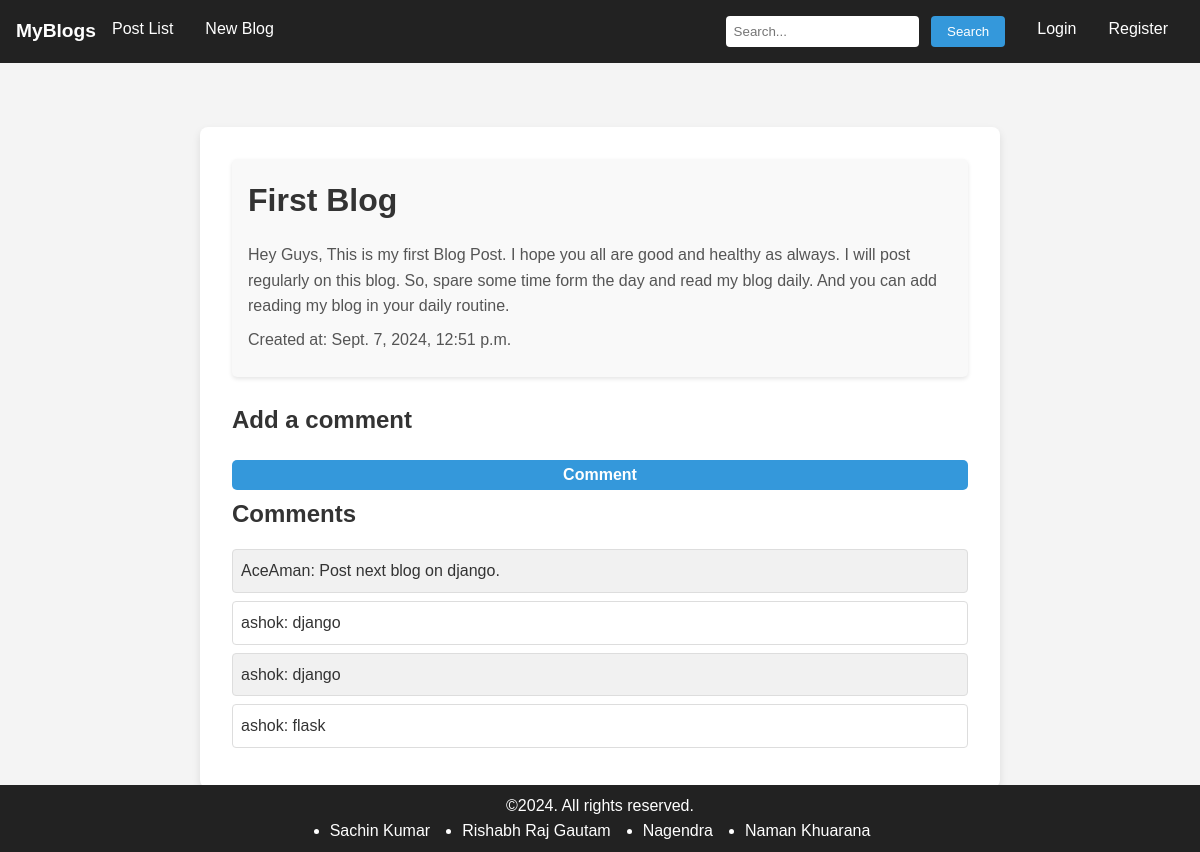
/blog/post/3/, run on the app's committed database.
### blog/models.py (models this page shows)
class Post(models.Model):
    title = models.CharField(max_length=255)
    content = models.TextField()
    created_at = models.DateTimeField(auto_now_add=True)
    updated_at = models.DateTimeField(auto_now=True)
    class Meta:
        ordering = ['-created_at']

### comments/models.py (models this page shows, shortened)
class Comment(models.Model):
    post = models.ForeignKey(Post, on_delete=models.CASCADE)
    user = models.ForeignKey(User, on_delete=models.CASCADE)
    content = models.TextField()
    created_at = models.DateTimeField(auto_now_add=True)
    class meta:
        ordering = ['-created_at']

### blog/views.py (the view)
# urls.py: path('post/<int:pk>/', views.post_detail, name='post_detail'),
def post_detail(request, pk=None):
    posts = Post.objects.get(pk=pk)
    return render(request, 'blog/post_detail.html', {'post': posts})

### blog/templates/blog/post_detail.html (shortened to what this page needs)
{% extends "base.html" %}
{% block content %}
<div class="details-post">
    <div class="card">
        <h1>{{ post.title }}</h1>
        <p>{{ post.content }}</p>
        <p>Created at: {{ post.created_at }}</p>
    </div>
    <div class="commentform">
        <h2>Add a comment</h2>
        <form method="post" action="{% url 'comment_create' post.id %}">
            <button type="submit">Comment</button>
        </form>
    </div>
    <div class="commentList">
        <h2>Comments</h2>
        <ul>
            {% for comment in post.comment_set.all %}
            <li>
                {{ comment.user.username }}: {{ comment.content }}
            </li>
            {% empty %}
            <li>No comments yet.</li>
            {% endfor %}
        </ul>
    </div>
</div>
{% endblock content %}

### static/style.css (style rules this page uses)
* { margin: 0; padding: 0; box-sizing: border-box; }
body { margin: 0; padding: 0; font-family: 'Arial', sans-serif; background-color: #f4f4f4; color: #333; }
.card { background-color: #f9f9f9; border-radius: 5px; padding: 1rem; margin-bottom: 1rem; box-shadow: 0 2px 4px rgba(0, 0, 0, 0.1); transition: transform 0.2s ease, box-shadow 0.2s ease; }
.details-post { background-color: #fff; border-radius: 8px; padding: 2rem; margin: 2rem auto; max-width: 800px; box-shadow: 0 4px 8px rgba(0, 0, 0, 0.1); }
.details-post .card { background-color: #f9f9f9; border-radius: 5px; padding: 1rem; margin-bottom: 1.5rem; box-shadow: 0 2px 4px rgba(0, 0, 0, 0.1); }
.details-post h1, .details-post h2 { color: #333; margin-bottom: 1rem; }
.details-post p { color: #555; line-height: 1.6; margin-bottom: 0.5rem; }
.details-post ul { list-style-type: none; padding: 0; }
.details-post li { background-color: #fff; border: 1px solid #ddd; border-radius: 4px; padding: 0.5rem; margin-bottom: 0.5rem; }
.details-post li:nth-child(odd) { background-color: #f1f1f1; }
.details-post form { display: flex; flex-direction: column; gap: 1rem; }
form input[type="text"], form input[type="password"], form input[type="email"], form button { width: 100%; padding: 6px 8px; margin: 5px 0; border: 1px solid #ddd; border-radius: 5px; font-size: 16px; transition: border-color 0.3s; }
form button { background-color: #3498db; color: white; border: none; cursor: pointer; font-weight: bold; transition: background-color 0.3s; }
* { margin: 0; padding: 0; box-sizing: border-box; font-family: 'Arial', sans-serif; }
body { background-color: #f4f4f4; color: #333; line-height: 1.6; }

### data on the page
Post: title "First Blog", content "Hey Guys, This is my first Blog Post. I hope you all are good and healthy as always. I will post regularly on this blog. So, spare some time form the day and read my blog daily. And you can add reading my blog in your daily routine.", created_at "Sept. 7, 2024, 12:51 p.m."
Comment: user.username "AceAman", content "Post next blog on django."
Comment: user.username "ashok", content "django"
Comment: user.username "ashok", content "django"
Comment: user.username "ashok", content "flask"
